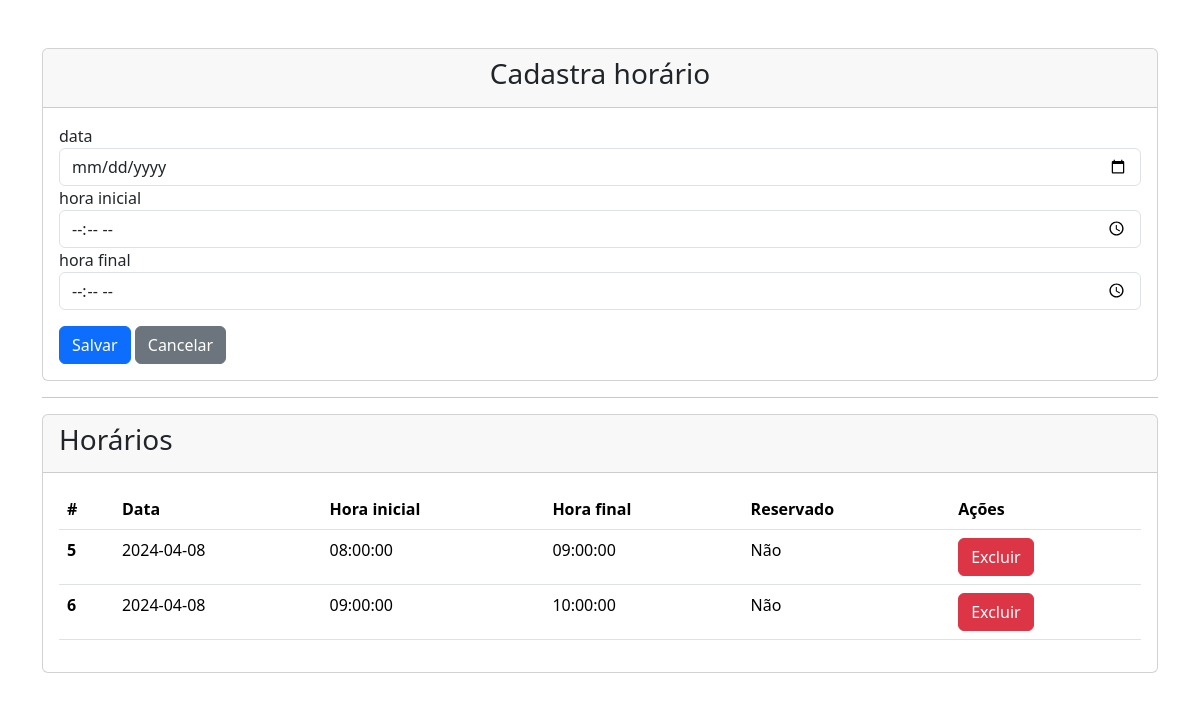
The page /sala/Horario.php?salaId=7 on the database as committed earlier.
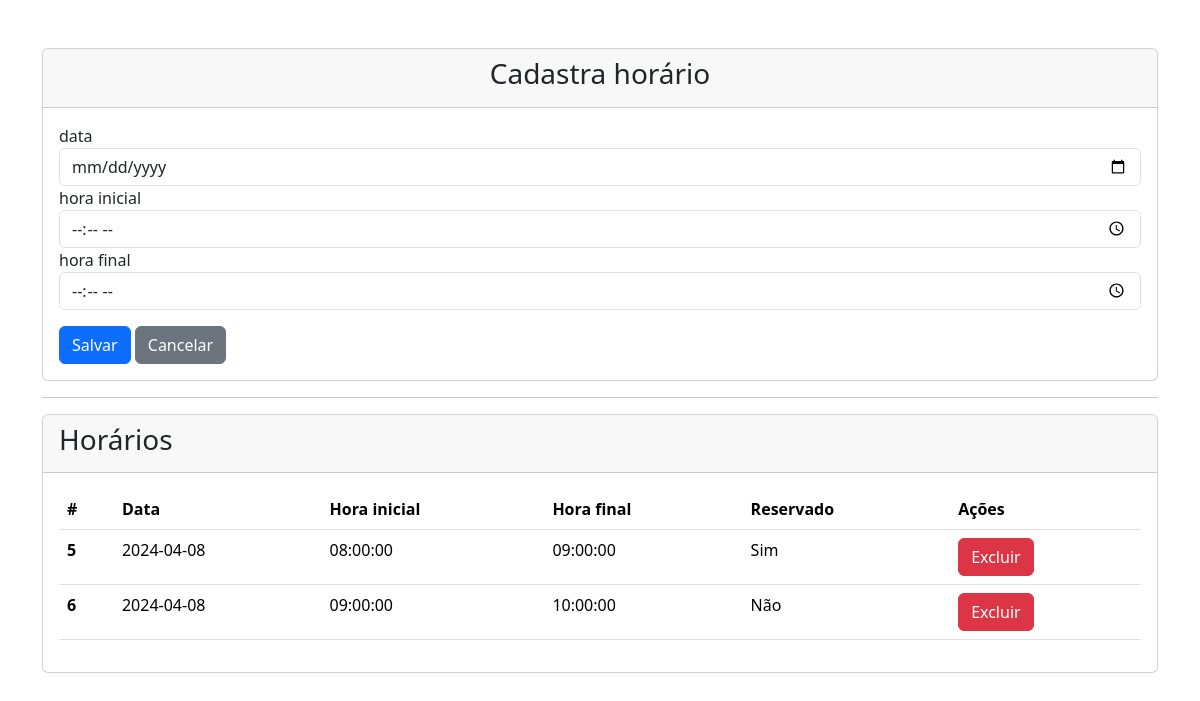
The same page on the database as committed later.
### tables this page shows
CREATE TABLE `horario` (
  `id` int(11) NOT NULL,
  `data` date NOT NULL,
  `horaInicial` time NOT NULL,
  `horafinal` time NOT NULL,
  `salaId` int(11) NOT NULL,
  `reservado` tinyint(1) NOT NULL
);

### sala/Horario.php (the view, shortened to what this page needs)
<?php
  require_once ".././config.php";
  $salaId = $_GET['salaId'];
  $sql = "SELECT id, data, horaInicial, horaFinal, reservado FROM horario WHERE data >= NOW() AND salaId = ". $salaId;
  $result = $conn->query($sql);
?>
<!DOCTYPE html>
<html lang="pt-br">
<head>
    <link href="https://cdn.jsdelivr.net/npm/bootstrap@5.3.3/dist/css/bootstrap.min.css" rel="stylesheet"
>
</head>
<body>
    <div class="container mt-5">
        <div class="row justify-content-center">
          <div class="col-md-12 mx-auto">
            <div class="card">
              <div class="card-header">
                <h3 class="text-center">Cadastra horário</h3>
              </div>
              <div class="card-body">
                <form action="Horarios.php" method="POST">
                  <div class="form-group">
                    <label for="data">data</label>
                    <input type="date" class="form-control" name="data" id="data" required>
                  </div>
                  <div class="form-group">
                    <label for="horaInicial">hora inicial</label>
                    <input type="time" class="form-control" id="horaInicial" name="horaInicial" required>
                  </div>
                  <div class="form-group">
                    <label for="horaFinal">hora final</label>
                    <input type="time" class="form-control" id="horaFinal" name="horaFinal" required>
                  </div>
                  <button type="submit"  id="submit-btn" class="btn btn-primary btn-block mt-3">Salvar</button>
                  <a href="Lista.php" class="btn btn-secondary btn-block mt-3">Cancelar</a>
                </form>
              </div>
            </div>
          </div>
        </div>
        <hr>
        <div class="row justify-content-center">
          <div class="col-md-12 mx-auto">
            <div class="card">
              <div class="card-header">
                <h3>
                  <label class="text-center">Horários</label>
                </h3>
              </div>
              <div class="card-body">
                <table class="table">
                  <thead>
                    <tr>
                      <th scope="col">#</th>
                      <th scope="col">Data</th>
                      <th scope="col">Hora inicial</th>
                      <th scope="col">Hora final</th>
                      <th scope="col">Reservado</th>
                      <th scope="col">Ações</th>
                    </tr>
                  </thead>
                  <tbody>
                  <?php
                    if ($result->num_rows > 0) {
                      while ($horarios = $result->fetch_assoc()) {
                        echo "<tr>";
                        echo "<th scope=\"row\">" . $horarios['id'] . "</th>";
                        echo "<td>" . $horarios['data'] . "</td>";
                        echo "<td>" . $horarios['horaInicial'] . "</td>";
                        echo "<td>" . $horarios['horaFinal'] . "</td>";
                        echo "<td>" . ($horarios['reservado'] == 1 ? "Sim" : "Não") . "</td>";
                        echo "<td>" .
                                "<a href=\"HorarioExcluir.php?id=" . $horarios['id'] . "&salaId=" . $salaId . "\" class=\"btn btn-danger\">Excluir</a> " .
                              "</td>";
                        echo "</tr>";
                      }
                    } else {
                      echo "<tr><td colspan=\"6\" class=\"text-center\">Não há horários cadastradas</td></tr>";
                    }
                  ?>
                  </tbody>
                </table>
              </div>
            </div>
          </div>
        </div>
      </div>
</body>
</html>

Rows that differ between the two databases and show on the page:
changed horario id 5: reservado "Não" → "Sim"
